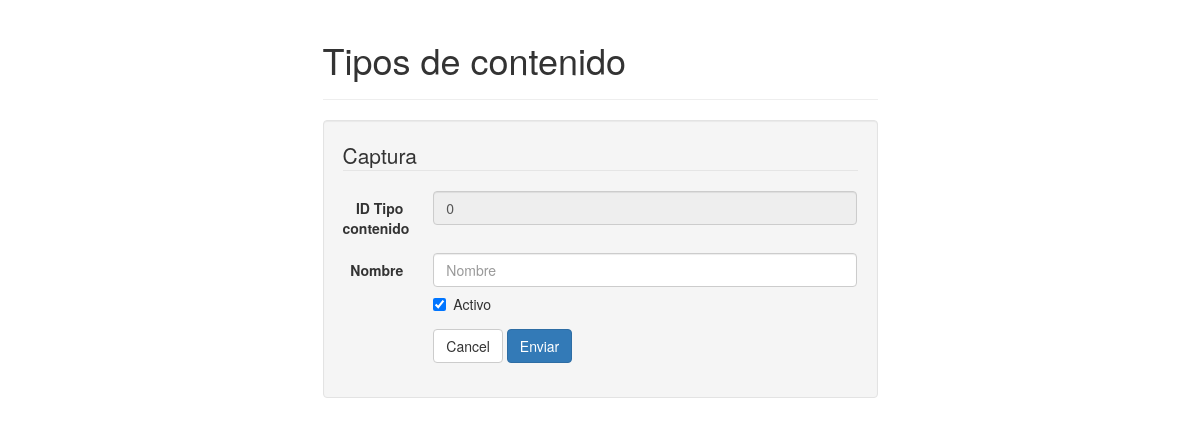
/php/cat_tipo_contenido.php, run on an earlier commit of the app's database.
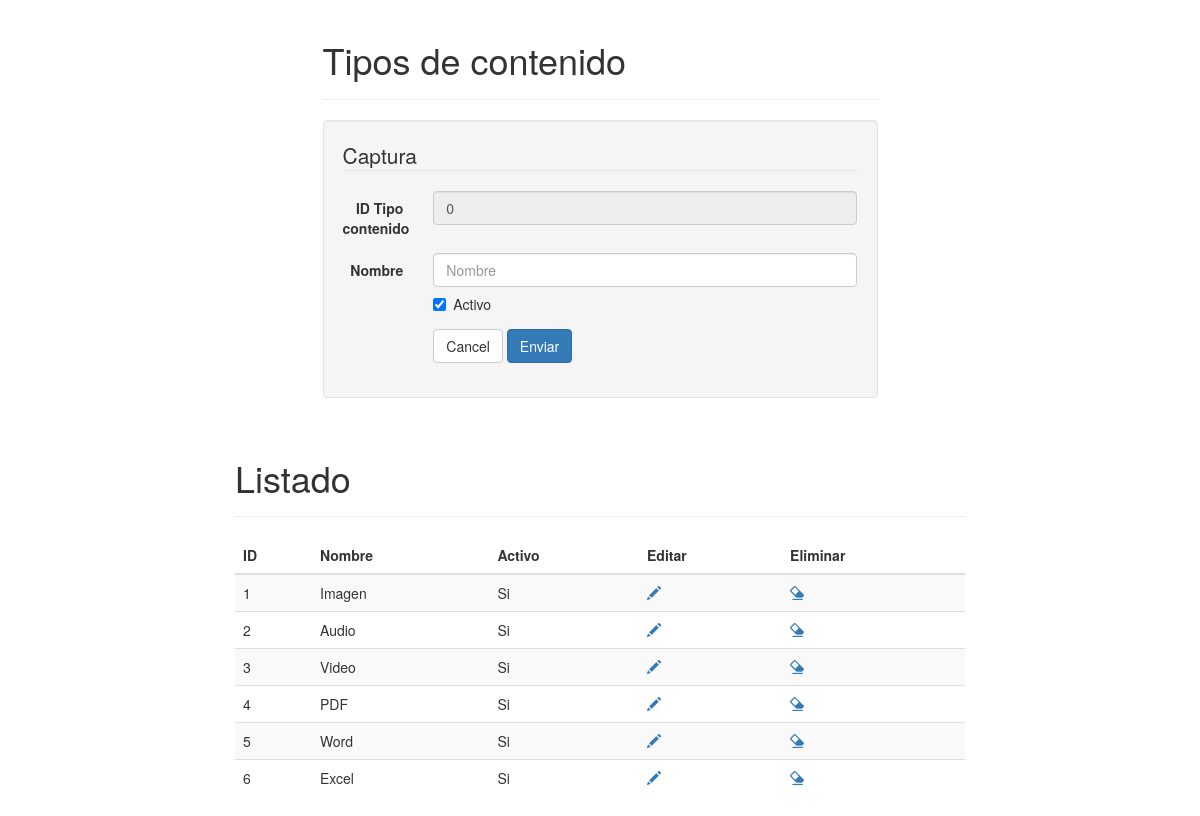
And on a later commit of the database.
### tables this page shows
CREATE TABLE IF NOT EXISTS `tipos_contenido` (
  `cve_tipo_contenido` int(11) NOT NULL,
  `nombre` varchar(35) NOT NULL,
  `activo` bit(1) NOT NULL
);

### php/class/UtilDB.php (called while the page is built, shortened)
<?php
class UtilDB {
    private static $servername = "localhost";
    private static $username = "root";
    private static $password = "";
    private static $database = "ovc";
    static function getConnection() {
        try {
            $cnxString = "mysql:host=" . UtilDB::$servername . ";dbname=" . UtilDB::$database;
            $params = array(PDO::MYSQL_ATTR_INIT_COMMAND => "SET NAMES utf8", PDO::ATTR_ERRMODE => PDO::ERRMODE_EXCEPTION, PDO::ATTR_CASE => PDO::CASE_LOWER);
            $cnx = new PDO($cnxString, UtilDB::$username, UtilDB::$password, $params);
        } catch (PDOException $e) {
            echo "Connection failed: " . $e->getMessage();
        }
        return $cnx;
    }
    static function ejecutaConsulta($sql) {
        $cnx = UtilDB::getConnection();
        $rst = $cnx->query($sql);
        return $rst;
    }
}

### php/cat_tipo_contenido.php (the view, shortened to what the changed rows need)
<?php
$sql = "SELECT * FROM tipos_contenido ORDER BY cve_tipo_contenido";
$rst = UtilDB::ejecutaConsulta($sql);
?>
<!DOCTYPE html>
<html lang="es">
    <head>
        <link href="../twbs/bootstrap-3.3.5-dist/css/bootstrap.min.css" rel="stylesheet"/>
    </head>
    <body>
        <div class="container">
            <div class="row">
                <div class="col-md-6 col-md-offset-3">
                    <div class="page-header">
                        <h1 id="forms">Tipos de contenido</h1>
                    </div>
                </div>
            </div>
            <?php if($rst->rowCount() > 0){?>
            <div class="col-md-8 col-md-offset-2">
                <div class="page-header">
                    <h1 id="tables">Listado</h1>
                </div>
                <div class="bs-component">
                    <table class="table table-striped table-hover ">
                        <thead>
                            <tr>
                                <th>ID</th>
                                <th>Nombre</th>
                                <th>Activo</th>
                                <th>Editar</th>
                                <th>Eliminar</th>
                            </tr>
                        </thead>
                        <tbody>
                            <?php foreach ($rst as $row){?>
                            <tr>
                                <td><?php echo($row['cve_tipo_contenido']);?></td>
                                <td><?php echo($row['nombre']);?></td>
                                <td><?php echo($row['activo'] == 1 ? "Si":"No");?></td>
                                <td><a href="javascript:void(0);" onclick="editar(<?php echo($row['cve_tipo_contenido']);?>);"><span class="glyphicon glyphicon-pencil"></span></a></td>
                                <td><a href="javascript:void(0);" onclick="if(confirm('¿Está realmente seguro de eliminar este registro?')){eliminar(<?php echo($row['cve_tipo_contenido']);?>);}else{ return false;};"><span class="glyphicon glyphicon-erase"></span></a></td>
                            </tr>
                            <?php } $rst->closeCursor();?>
                        </tbody>
                    </table>
                </div>
            </div>
            <?php }?>
        </div>
    </body>
</html>

What changed in the data, as far as the page shows it:
added tipos_contenido: cve_tipo_contenido "1", nombre "Imagen", activo "Si"
added tipos_contenido: cve_tipo_contenido "2", nombre "Audio", activo "Si"
added tipos_contenido: cve_tipo_contenido "3", nombre "Video", activo "Si"
added tipos_contenido: cve_tipo_contenido "4", nombre "PDF", activo "Si"
added tipos_contenido: cve_tipo_contenido "5", nombre "Word", activo "Si"
added tipos_contenido: cve_tipo_contenido "6", nombre "Excel", activo "Si"
Also different on the page:
text now shown: "Listado ID Nombre Activo Editar Eliminar"
